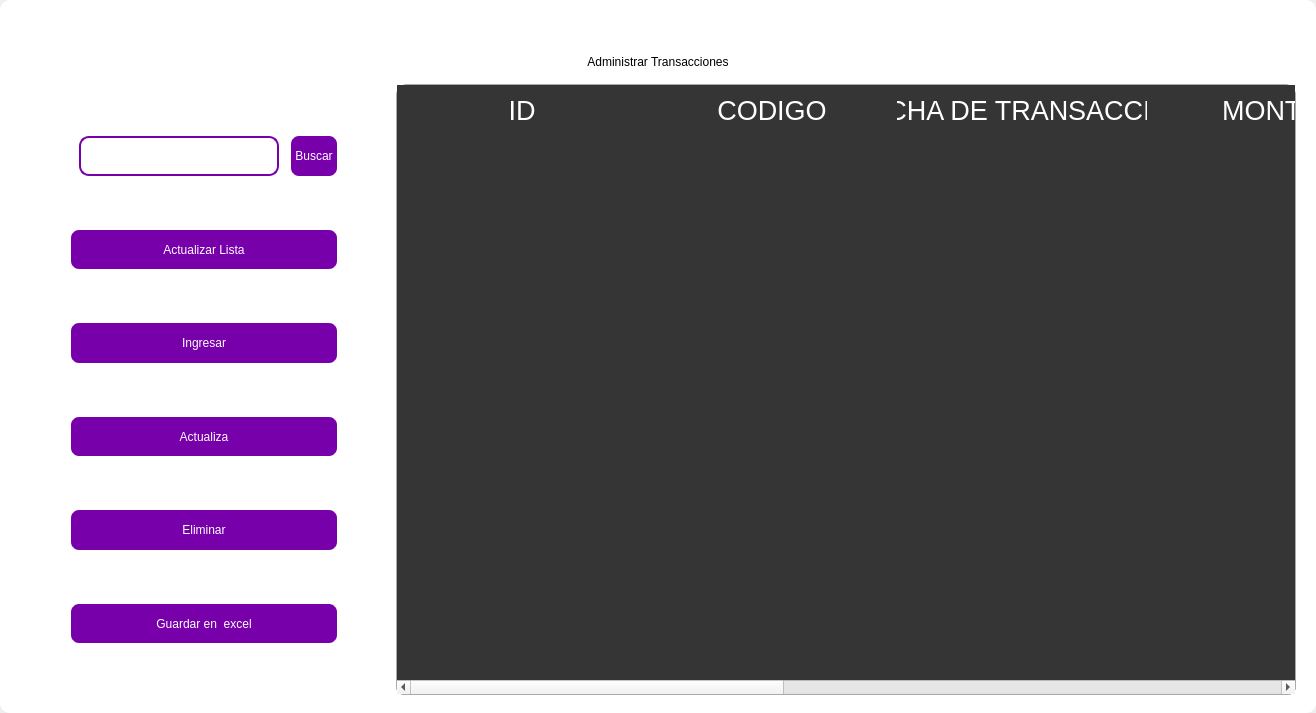
<?xml version="1.0" encoding="UTF-8"?>
<ui version="4.0">
 <class>MainWindow</class>
 <widget class="QMainWindow" name="MainWindow">
  <property name="geometry">
   <rect>
    <x>0</x>
    <y>0</y>
    <width>1316</width>
    <height>713</height>
   </rect>
  </property>
  <property name="windowTitle">
   <string>MainWindow</string>
  </property>
  <property name="styleSheet">
   <string notr="true"/>
  </property>
  <widget class="QWidget" name="centralwidget">
   <property name="styleSheet">
    <string notr="true"/>
   </property>
   <layout class="QVBoxLayout" name="verticalLayout">
    <property name="spacing">
     <number>0</number>
    </property>
    <property name="leftMargin">
     <number>0</number>
    </property>
    <property name="topMargin">
     <number>0</number>
    </property>
    <property name="rightMargin">
     <number>0</number>
    </property>
    <property name="bottomMargin">
     <number>0</number>
    </property>
    <item>
     <widget class="QFrame" name="frame">
      <property name="enabled">
       <bool>true</bool>
      </property>
      <property name="styleSheet">
       <string notr="true">
QFrame {
border-radius:10px;
	background-color: rgb(255, 255, 255);
 }
</string>
      </property>
      <property name="frameShape">
       <enum>QFrame::StyledPanel</enum>
      </property>
      <property name="frameShadow">
       <enum>QFrame::Raised</enum>
      </property>
      <layout class="QVBoxLayout" name="verticalLayout_2">
       <item>
        <widget class="QFrame" name="frame_superior">
         <property name="minimumSize">
          <size>
           <width>0</width>
           <height>40</height>
          </size>
         </property>
         <property name="maximumSize">
          <size>
           <width>16777215</width>
           <height>40</height>
          </size>
         </property>
         <property name="styleSheet">
          <string notr="true">QPushButton{
border-radius:18px;
}

QPushButton:hover{
	background-color: rgb(0, 0, 0);
}
</string>
         </property>
         <property name="frameShape">
          <enum>QFrame::StyledPanel</enum>
         </property>
         <property name="frameShadow">
          <enum>QFrame::Raised</enum>
         </property>
         <layout class="QHBoxLayout" name="horizontalLayout_3">
          <property name="spacing">
           <number>4</number>
          </property>
          <property name="leftMargin">
           <number>0</number>
          </property>
          <property name="topMargin">
           <number>0</number>
          </property>
          <property name="rightMargin">
           <number>0</number>
          </property>
          <property name="bottomMargin">
           <number>0</number>
          </property>
          <item>
           <widget class="QPushButton" name="btn_icon">
            <property name="text">
             <string/>
            </property>
            <property name="iconSize">
             <size>
              <width>40</width>
              <height>40</height>
             </size>
            </property>
           </widget>
          </item>
          <item>
           <spacer name="horizontalSpacer_2">
            <property name="orientation">
             <enum>Qt::Horizontal</enum>
            </property>
            <property name="sizeHint" stdset="0">
             <size>
              <width>443</width>
              <height>20</height>
             </size>
            </property>
           </spacer>
          </item>
          <item>
           <widget class="QPushButton" name="btn_exit">
            <property name="minimumSize">
             <size>
              <width>38</width>
              <height>38</height>
             </size>
            </property>
            <property name="maximumSize">
             <size>
              <width>38</width>
              <height>38</height>
             </size>
            </property>
            <property name="cursor">
             <cursorShape>PointingHandCursor</cursorShape>
            </property>
            <property name="text">
             <string/>
            </property>
            <property name="iconSize">
             <size>
              <width>35</width>
              <height>35</height>
             </size>
            </property>
           </widget>
          </item>
          <item>
           <widget class="QPushButton" name="bt_minimizar">
            <property name="minimumSize">
             <size>
              <width>38</width>
              <height>38</height>
             </size>
            </property>
            <property name="maximumSize">
             <size>
              <width>38</width>
              <height>38</height>
             </size>
            </property>
            <property name="cursor">
             <cursorShape>PointingHandCursor</cursorShape>
            </property>
            <property name="text">
             <string/>
            </property>
            <property name="icon">
             <iconset>
              <normaloff>image/minus.svg</normaloff>image/minus.svg</iconset>
            </property>
            <property name="iconSize">
             <size>
              <width>38</width>
              <height>38</height>
             </size>
            </property>
           </widget>
          </item>
          <item>
           <widget class="QPushButton" name="bt_maximizar">
            <property name="minimumSize">
             <size>
              <width>38</width>
              <height>38</height>
             </size>
            </property>
            <property name="maximumSize">
             <size>
              <width>38</width>
              <height>38</height>
             </size>
            </property>
            <property name="cursor">
             <cursorShape>PointingHandCursor</cursorShape>
            </property>
            <property name="text">
             <string/>
            </property>
            <property name="icon">
             <iconset>
              <normaloff>image/chevron-up.svg</normaloff>image/chevron-up.svg</iconset>
            </property>
            <property name="iconSize">
             <size>
              <width>38</width>
              <height>38</height>
             </size>
            </property>
           </widget>
          </item>
          <item>
           <widget class="QPushButton" name="bt_restaurar">
            <property name="minimumSize">
             <size>
              <width>38</width>
              <height>38</height>
             </size>
            </property>
            <property name="maximumSize">
             <size>
              <width>38</width>
              <height>38</height>
             </size>
            </property>
            <property name="cursor">
             <cursorShape>PointingHandCursor</cursorShape>
            </property>
            <property name="text">
             <string/>
            </property>
            <property name="icon">
             <iconset>
              <normaloff>image/chevron-down.svg</normaloff>image/chevron-down.svg</iconset>
            </property>
            <property name="iconSize">
             <size>
              <width>38</width>
              <height>38</height>
             </size>
            </property>
           </widget>
          </item>
          <item>
           <widget class="QPushButton" name="bt_cerrar">
            <property name="minimumSize">
             <size>
              <width>38</width>
              <height>38</height>
             </size>
            </property>
            <property name="maximumSize">
             <size>
              <width>38</width>
              <height>38</height>
             </size>
            </property>
            <property name="cursor">
             <cursorShape>PointingHandCursor</cursorShape>
            </property>
            <property name="text">
             <string/>
            </property>
            <property name="icon">
             <iconset>
              <normaloff>image/x.svg</normaloff>image/x.svg</iconset>
            </property>
            <property name="iconSize">
             <size>
              <width>38</width>
              <height>38</height>
             </size>
            </property>
           </widget>
          </item>
         </layout>
        </widget>
       </item>
       <item>
        <widget class="QLabel" name="label">
         <property name="styleSheet">
          <string notr="true">font: 30pt &quot;MS Shell Dlg 2&quot;;
color: rgb(0, 0, 0);</string>
         </property>
         <property name="text">
          <string>Administrar Transacciones</string>
         </property>
         <property name="alignment">
          <set>Qt::AlignCenter</set>
         </property>
        </widget>
       </item>
       <item>
        <widget class="QFrame" name="frame_3">
         <property name="minimumSize">
          <size>
           <width>0</width>
           <height>0</height>
          </size>
         </property>
         <property name="frameShape">
          <enum>QFrame::StyledPanel</enum>
         </property>
         <property name="frameShadow">
          <enum>QFrame::Raised</enum>
         </property>
         <layout class="QHBoxLayout" name="horizontalLayout_4">
          <property name="leftMargin">
           <number>9</number>
          </property>
          <property name="topMargin">
           <number>9</number>
          </property>
          <property name="rightMargin">
           <number>9</number>
          </property>
          <item>
           <layout class="QVBoxLayout" name="verticalLayout_4">
            <property name="spacing">
             <number>50</number>
            </property>
            <property name="sizeConstraint">
             <enum>QLayout::SetDefaultConstraint</enum>
            </property>
            <property name="leftMargin">
             <number>50</number>
            </property>
            <property name="topMargin">
             <number>50</number>
            </property>
            <property name="rightMargin">
             <number>50</number>
            </property>
            <property name="bottomMargin">
             <number>50</number>
            </property>
            <item>
             <layout class="QHBoxLayout" name="horizontalLayout">
              <property name="spacing">
               <number>10</number>
              </property>
              <property name="leftMargin">
               <number>10</number>
              </property>
              <property name="topMargin">
               <number>0</number>
              </property>
              <property name="bottomMargin">
               <number>0</number>
              </property>
              <item>
               <widget class="QLineEdit" name="searchtxt">
                <property name="minimumSize">
                 <size>
                  <width>200</width>
                  <height>25</height>
                 </size>
                </property>
                <property name="maximumSize">
                 <size>
                  <width>150</width>
                  <height>40</height>
                 </size>
                </property>
                <property name="styleSheet">
                 <string notr="true">QLabel {
	color: rgb(255, 255, 254);
	font: 12pt &quot;Arial&quot;;
	background-color: rgba(0, 0, 0,0);
}

QTextEdit{
background-color: rgba(0, 0, 0,0);
border-radius:10px; 
font: 12pt &quot;Arial&quot;;
color: rgb(255, 255, 254);
border: 2px solid  rgb(255, 255, 255);

}

QTextEdit:hover{
background-color: rgba(0, 0, 0,0);
border-radius:10px; 
font: 12pt &quot;Arial&quot;;
border: 2px solid  rgb(120, 0, 171);
}

QTextEdit:focus{
background-color: rgb(0, 0, 0);
border-radius:10px; 
font: 12pt &quot;Arial&quot;;
border: 2px solid rgb(120, 0, 171);
}

QLineEdit{
background-color: rgba(0, 0, 0,0);
border-radius:10px; 
font: 12pt &quot;Arial&quot;;
color: rgb(255, 255, 254);
border: 2px solid  rgb(120, 0, 171);
}

QLineEdit:hover{
background-color: rgba(0, 0, 0,0);
border-radius:10px; 
font: 12pt &quot;Arial&quot;;
border: 2px solid  rgb(120, 0, 171);
}

QLineEdit:focus{
background-color: rgb(0, 0, 0);
border-radius:10px; 
font: 12pt &quot;Arial&quot;;
border: 2px solid rgb(120, 0, 171);
}

QCheckBox{
	font: 12pt &quot;Arial&quot;;
	color: rgb(255, 255, 255);
}

QCheckBox::indicator {
    width: 18px;
    height:18px;
}

QCheckBox::indicator:unchecked {
   background-image: url(image/square.svg);
}

QCheckBox::indicator:checked {
   background-image: url(image/check-square.svg);
}

QPushButton{
border-radius:10px; 
font: 12pt &quot;Arial&quot;;
color: rgb(255, 255, 254);
border: 2px solid #ffffff;
}

QPushButton:hover{
border-radius:10px; 
font: 12pt &quot;Arial&quot;;
color: rgb(255, 255, 255);
border: 2px solid rgb(120, 0, 171);
	background-color: rgb(120, 0, 171);
}
</string>
                </property>
               </widget>
              </item>
              <item>
               <widget class="QPushButton" name="btn_search">
                <property name="sizePolicy">
                 <sizepolicy hsizetype="Minimum" vsizetype="Fixed">
                  <horstretch>0</horstretch>
                  <verstretch>0</verstretch>
                 </sizepolicy>
                </property>
                <property name="minimumSize">
                 <size>
                  <width>0</width>
                  <height>15</height>
                 </size>
                </property>
                <property name="maximumSize">
                 <size>
                  <width>100</width>
                  <height>50</height>
                 </size>
                </property>
                <property name="cursor">
                 <cursorShape>PointingHandCursor</cursorShape>
                </property>
                <property name="styleSheet">
                 <string notr="true">QPushButton{
border-radius:10px; 
font: 12pt &quot;Arial&quot;;
color: rgb(255, 255, 254);
border: 2px solid #ffffff;
	background-color: rgb(120, 0, 171);
}

QPushButton:hover{
border-radius:10px; 
font: 12pt &quot;Arial&quot;;
color: rgb(255, 255, 255);
border: 2px solid rgb(120, 0, 171);
	background-color: rgb(120, 0, 171);
}</string>
                </property>
                <property name="text">
                 <string>Buscar</string>
                </property>
               </widget>
              </item>
             </layout>
            </item>
            <item>
             <widget class="QPushButton" name="btn_get">
              <property name="minimumSize">
               <size>
                <width>50</width>
                <height>40</height>
               </size>
              </property>
              <property name="maximumSize">
               <size>
                <width>300</width>
                <height>50</height>
               </size>
              </property>
              <property name="cursor">
               <cursorShape>PointingHandCursor</cursorShape>
              </property>
              <property name="styleSheet">
               <string notr="true">QPushButton{
border-radius:10px; 
font: 12pt &quot;Arial&quot;;
color: rgb(255, 255, 254);
border: 2px solid #ffffff;
	background-color: rgb(120, 0, 171);
}

QPushButton:hover{
border-radius:10px; 
font: 12pt &quot;Arial&quot;;
color: rgb(255, 255, 255);
border: 2px solid rgb(120, 0, 171);
	background-color: rgb(120, 0, 171);
}</string>
              </property>
              <property name="text">
               <string>Actualizar Lista</string>
              </property>
              <property name="iconSize">
               <size>
                <width>35</width>
                <height>35</height>
               </size>
              </property>
             </widget>
            </item>
            <item>
             <widget class="QPushButton" name="btn_add">
              <property name="minimumSize">
               <size>
                <width>0</width>
                <height>40</height>
               </size>
              </property>
              <property name="maximumSize">
               <size>
                <width>300</width>
                <height>50</height>
               </size>
              </property>
              <property name="cursor">
               <cursorShape>PointingHandCursor</cursorShape>
              </property>
              <property name="styleSheet">
               <string notr="true">QPushButton{
border-radius:10px; 
font: 12pt &quot;Arial&quot;;
color: rgb(255, 255, 254);
border: 2px solid #ffffff;
	background-color: rgb(120, 0, 171);
}

QPushButton:hover{
border-radius:10px; 
font: 12pt &quot;Arial&quot;;
color: rgb(255, 255, 255);
border: 2px solid rgb(120, 0, 171);
	background-color: rgb(120, 0, 171);
}</string>
              </property>
              <property name="text">
               <string>Ingresar</string>
              </property>
              <property name="iconSize">
               <size>
                <width>35</width>
                <height>35</height>
               </size>
              </property>
             </widget>
            </item>
            <item>
             <widget class="QPushButton" name="btn_update">
              <property name="minimumSize">
               <size>
                <width>0</width>
                <height>40</height>
               </size>
              </property>
              <property name="maximumSize">
               <size>
                <width>300</width>
                <height>50</height>
               </size>
              </property>
              <property name="cursor">
               <cursorShape>PointingHandCursor</cursorShape>
              </property>
              <property name="styleSheet">
               <string notr="true">QPushButton{
border-radius:10px; 
font: 12pt &quot;Arial&quot;;
color: rgb(255, 255, 254);
border: 2px solid #ffffff;
	background-color: rgb(120, 0, 171);
}

QPushButton:hover{
border-radius:10px; 
font: 12pt &quot;Arial&quot;;
color: rgb(255, 255, 255);
border: 2px solid rgb(120, 0, 171);
	background-color: rgb(120, 0, 171);
}</string>
              </property>
              <property name="text">
               <string>Actualiza</string>
              </property>
              <property name="iconSize">
               <size>
                <width>35</width>
                <height>35</height>
               </size>
              </property>
             </widget>
            </item>
            <item>
             <widget class="QPushButton" name="btn_delete">
              <property name="minimumSize">
               <size>
                <width>0</width>
                <height>40</height>
               </size>
              </property>
              <property name="maximumSize">
               <size>
                <width>300</width>
                <height>50</height>
               </size>
              </property>
              <property name="cursor">
               <cursorShape>PointingHandCursor</cursorShape>
              </property>
              <property name="styleSheet">
               <string notr="true">QPushButton{
border-radius:10px; 
font: 12pt &quot;Arial&quot;;
color: rgb(255, 255, 254);
border: 2px solid #ffffff;
	background-color: rgb(120, 0, 171);
}

QPushButton:hover{
border-radius:10px; 
font: 12pt &quot;Arial&quot;;
color: rgb(255, 255, 255);
border: 2px solid rgb(120, 0, 171);
	background-color: rgb(120, 0, 171);
}</string>
              </property>
              <property name="text">
               <string>Eliminar</string>
              </property>
              <property name="iconSize">
               <size>
                <width>35</width>
                <height>35</height>
               </size>
              </property>
             </widget>
            </item>
            <item>
             <widget class="QPushButton" name="btn_excel">
              <property name="minimumSize">
               <size>
                <width>10</width>
                <height>40</height>
               </size>
              </property>
              <property name="maximumSize">
               <size>
                <width>300</width>
                <height>50</height>
               </size>
              </property>
              <property name="cursor">
               <cursorShape>PointingHandCursor</cursorShape>
              </property>
              <property name="styleSheet">
               <string notr="true">QPushButton{
border-radius:10px; 
font: 12pt &quot;Arial&quot;;
color: rgb(255, 255, 254);
border: 2px solid #ffffff;
	background-color: rgb(120, 0, 171);
}

QPushButton:hover{
border-radius:10px; 
font: 12pt &quot;Arial&quot;;
color: rgb(255, 255, 255);
border: 2px solid rgb(120, 0, 171);
	background-color: rgb(120, 0, 171);
}</string>
              </property>
              <property name="text">
               <string>Guardar en  excel</string>
              </property>
              <property name="iconSize">
               <size>
                <width>35</width>
                <height>35</height>
               </size>
              </property>
             </widget>
            </item>
           </layout>
          </item>
          <item>
           <widget class="QTableWidget" name="table_transaction">
            <property name="minimumSize">
             <size>
              <width>900</width>
              <height>0</height>
             </size>
            </property>
            <property name="maximumSize">
             <size>
              <width>700</width>
              <height>16777215</height>
             </size>
            </property>
            <property name="styleSheet">
             <string notr="true">QTableView {

	border: 1px solid rgba(255,255,255,40);
	border-bottom-right-radius: 7px; 
	border-bottom-left-radius: 7px; 
	color: white;
	font: 15pt &quot;MS Shell Dlg 2&quot;;
	background-color: rgb(53, 53, 53);
}

QHeaderView::section {
background-color: rgb(53, 53, 53);
color: white;
border: none;
height: 50px;
font-size: 20pt;
}

QTableView::item {
    border-style: none;
    border-bottom: 1px solid rgba(255,255,255,50);
    padding-left: auto;
    padding-right: auto;
}

QTableView::item:selected{
	border: none;
	color: rgb(255, 255, 255);
    background-color: rgba(255, 255, 255, 50);
}
</string>
            </property>
            <property name="lineWidth">
             <number>1</number>
            </property>
            <property name="editTriggers">
             <set>QAbstractItemView::NoEditTriggers</set>
            </property>
            <attribute name="horizontalHeaderDefaultSectionSize">
             <number>250</number>
            </attribute>
            <column>
             <property name="text">
              <string>ID</string>
             </property>
            </column>
            <column>
             <property name="text">
              <string>CODIGO</string>
             </property>
            </column>
            <column>
             <property name="text">
              <string>FECHA DE TRANSACCION</string>
             </property>
            </column>
            <column>
             <property name="text">
              <string>MONTO</string>
             </property>
            </column>
            <column>
             <property name="text">
              <string>TIPO</string>
             </property>
            </column>
            <column>
             <property name="text">
              <string>ENTIDAD</string>
             </property>
            </column>
            <column>
             <property name="text">
              <string>TIPO DE PAGO</string>
             </property>
            </column>
           </widget>
          </item>
         </layout>
        </widget>
       </item>
      </layout>
     </widget>
    </item>
   </layout>
  </widget>
 </widget>
 <resources/>
 <connections/>
</ui>
